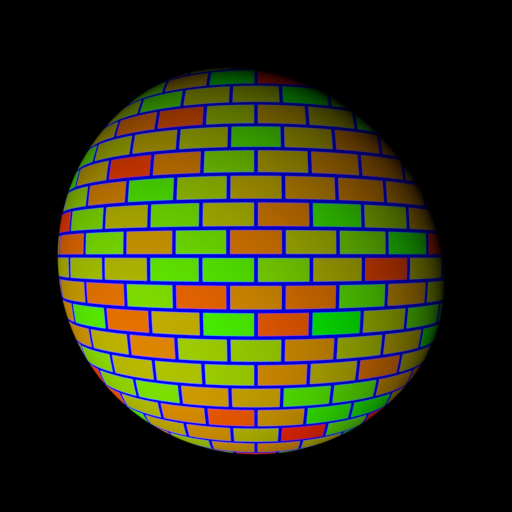
%> input picture 1/photometric/SphereColor/Sphere_-0.5_-0.5.png, 512 x 512 px; its folder holds only this picture in this run
$ octave photometric_stereo_color.m   (GNU Octave 9; MATLAB toolbox functions it lacks are replaced by stand-ins)
%> lines starting %> are read from the running program, lines starting %| are printed output that depends on the picture
### 1/photometric/load_syn_images.m
function [ image_stack, scriptV ] = load_syn_images( image_dir, channel )
%> called with image_dir = './SphereColor/', channel = 1
%LOAD_SYN_IMAGES read from directory image_dir all files with extension png
%   image_dir: path to the image directory
%   nchannel: the image channel to be loaded, default = 1
%
%   image_stack: all images stacked along the 3rd channel
%   scriptV: light directions

files = dir(fullfile(image_dir, '*.png'));
nfiles = length(files);

if nargin == 1
    channel = 1;
end

image_stack = 0;
V = 0;
Z = 0.5;

for i = 1:nfiles

    % read input image
    im = imread(fullfile(image_dir, files(i).name));
%> im is the input picture: size 512x512x3 uint8; mean R, G, B 45, 47, 21.6
    im = im(:, :, channel);
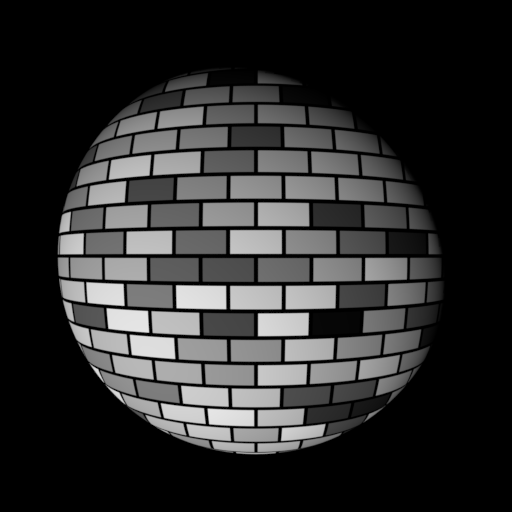
%> im: size 512x512 uint8; min 0, max 229, mean 45

    % stack at third dimension
    if image_stack == 0
        [h, w] = size(im);
%> h = 512; w = 512
        fprintf('Image size (HxW): %dx%d\n', h, w);
%| Image size (HxW): 512x512
        image_stack = zeros(h, w, nfiles, 'uint8');
        V = zeros(nfiles, 3, 'double');
    end

    image_stack(:, :, i) = im;

    % read light direction from image name
    name = files(i).name(8:end);
    m = strfind(name,'_')-1;
    X = str2double(name(1:m));
    n = strfind(name,'.png')-1;
    Y = str2double(name(m+2:n));
    V(i, :) = [-X, Y, Z];
end

% normalization
min_val = double(min(image_stack(:)));
%> min_val = 0
max_val = double(max(image_stack(:)));
%> max_val = 229
image_stack = (double(image_stack) - min_val) / (max_val - min_val);
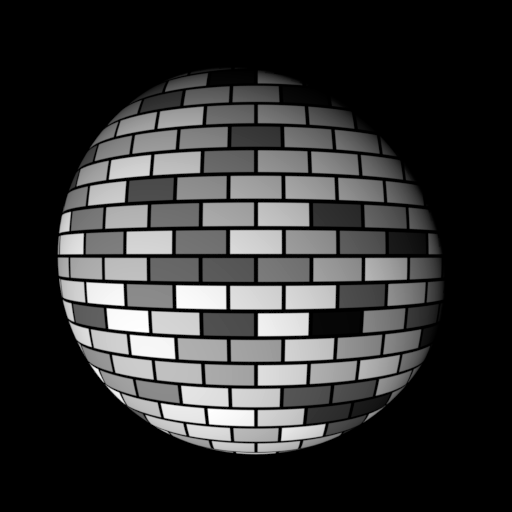
%> image_stack: size 512x512 double; min 0, max 1, mean 0.196

normV = sqrt(sum(V.^2, 2));
scriptV = bsxfun(@rdivide, V, normV);

end

### 1/photometric/estimate_alb_nrm.m
function [ albedo, normal ] = estimate_alb_nrm( image_stack, scriptV, shadow_trick)
%COMPUTE_SURFACE_GRADIENT compute the gradient of the surface
%   image_stack : the images of the desired surface stacked up on the 3rd
%   dimension
%   scriptV : matrix V (in the algorithm) of source and camera information
%   shadow_trick: (true/false) whether or not to use shadow trick in solving
%   	linear equations
%   albedo : the surface albedo
%   normal : the surface normal


[h, w, ~] = size(image_stack);
if nargin == 2
    shadow_trick = true;
end

% create arrays for
%   albedo (1 channel)
%   normal (3 channels)
albedo = zeros(h, w, 1);
normal = zeros(h, w, 3);

% =========================================================================
% YOUR CODE GOES HERE
% for each point in the image array
%   stack image values into a vector i
%   construct the diagonal matrix scriptI
%   solve scriptI * scriptV * g = scriptI * i to obtain g for this point
%   albedo at this point is |g|
%   normal at this point is g / |g|


warning('off');
for h_ = 1:h
    for w_ = 1:w
        i = reshape(image_stack(h_, w_, :), 1, []);
        I = diag(i);

        %disp(size(scriptV))
        %disp(size(transpose(i)))

        if shadow_trick == false
            g = mldivide(scriptV, transpose(i));
        end

        if shadow_trick == true
            g = mldivide(I*scriptV, I*transpose(i));
        end


        albedo(h_, w_, :) =  norm(g,2);
        normal(h_, w_, :) = g / norm(g,2);
    end
end


% =========================================================================

end

### 1/photometric/photometric_stereo_color.m
close all
clear all
clc

image = 'SphereColor'; shadow_trick = false;
image_dir = ['./' image '/'];

for i = 1:3
    [image_stack(:,:,:,i), scriptV(:,:,i)] = load_syn_images(image_dir, i);
end

%index1 = [1:12:size(image_stack,3)]; %images to keep
%image_stack = image_stack(:,:,index1);
%scriptV = scriptV(index1,:);

[h, w, n, ~] = size(image_stack);
%> h = 512; w = 512; n = 1
fprintf('Finish loading %d images.\n\n', n);
%| Finish loading 1 images.

% compute the surface gradient from the stack of imgs and light source mat
disp('Computing surface albedo and normal map...')
albedo = zeros(size(image_stack,1),size(image_stack,2),3);
normals = zeros(size(image_stack,1),size(image_stack,2),3,3);
for i = 1:3
%> (the run ends here)
